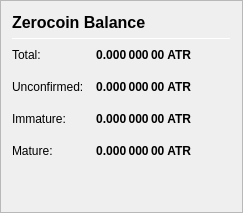
                   <widget class="QFrame" name="frame_ZerocoinBalances">
                    <property name="frameShape">
                     <enum>QFrame::StyledPanel</enum>
                    </property>
                    <property name="frameShadow">
                     <enum>QFrame::Raised</enum>
                    </property>
                    <layout class="QVBoxLayout" name="verticalLayout_7">
                     <item>
                      <layout class="QHBoxLayout" name="horizontalLayout_8" stretch="0">
                       <item>
                        <widget class="QLabel" name="label_5z_3">
                         <property name="minimumSize">
                          <size>
                           <width>0</width>
                           <height>20</height>
                          </size>
                         </property>
                         <property name="font">
                          <font>
                           <pointsize>12</pointsize>
                           <weight>75</weight>
                           <bold>true</bold>
                          </font>
                         </property>
                         <property name="text">
                          <string>Zerocoin Balance</string>
                         </property>
                        </widget>
                       </item>
                      </layout>
                     </item>
                     <item>
                      <widget class="Line" name="line_ZerocoinBalance">
                       <property name="minimumSize">
                        <size>
                         <width>0</width>
                         <height>1</height>
                        </size>
                       </property>
                       <property name="maximumSize">
                        <size>
                         <width>16777215</width>
                         <height>1</height>
                        </size>
                       </property>
                       <property name="orientation">
                        <enum>Qt::Horizontal</enum>
                       </property>
                      </widget>
                     </item>
                     <item>
                      <layout class="QGridLayout" name="gridLayout_5">
                       <property name="spacing">
                        <number>12</number>
                       </property>
                       <item row="4" column="0">
                        <widget class="QLabel" name="labelzBalanceMatureText">
                         <property name="toolTip">
                          <string>Mature: more than 20 confirmation and more than 3 mints of the same denomination after it was minted.
These zATR are spendable.</string>
                         </property>
                         <property name="text">
                          <string>Mature:</string>
                         </property>
                        </widget>
                       </item>
                       <item row="1" column="1">
                        <widget class="QLabel" name="labelzBalance">
                         <property name="font">
                          <font>
                           <weight>75</weight>
                           <bold>true</bold>
                          </font>
                         </property>
                         <property name="cursor">
                          <cursorShape>IBeamCursor</cursorShape>
                         </property>
                         <property name="toolTip">
                          <string>All available zATR, unconfirmed and immature zATR included.</string>
                         </property>
                         <property name="text">
                          <string notr="true">0.000 000 00 ATR</string>
                         </property>
                         <property name="alignment">
                          <set>Qt::AlignRight|Qt::AlignTrailing|Qt::AlignVCenter</set>
                         </property>
                         <property name="textInteractionFlags">
                          <set>Qt::LinksAccessibleByMouse|Qt::TextSelectableByKeyboard|Qt::TextSelectableByMouse</set>
                         </property>
                        </widget>
                       </item>
                       <item row="1" column="0">
                        <widget class="QLabel" name="labelzBalanceText">
                         <property name="toolTip">
                          <string>All available zATR, unconfirmed and immature zATR included.</string>
                         </property>
                         <property name="text">
                          <string>Total:</string>
                         </property>
                        </widget>
                       </item>
                       <item row="1" column="2">
                        <spacer name="horizontalSpacer_8">
                         <property name="orientation">
                          <enum>Qt::Horizontal</enum>
                         </property>
                         <property name="sizeHint" stdset="0">
                          <size>
                           <width>40</width>
                           <height>20</height>
                          </size>
                         </property>
                        </spacer>
                       </item>
                       <item row="4" column="2">
                        <spacer name="horizontalSpacer_4">
                         <property name="orientation">
                          <enum>Qt::Horizontal</enum>
                         </property>
                         <property name="sizeHint" stdset="0">
                          <size>
                           <width>40</width>
                           <height>20</height>
                          </size>
                         </property>
                        </spacer>
                       </item>
                       <item row="4" column="1">
                        <widget class="QLabel" name="labelzBalanceMature">
                         <property name="font">
                          <font>
                           <weight>75</weight>
                           <bold>true</bold>
                          </font>
                         </property>
                         <property name="toolTip">
                          <string>Mature: more than 20 confirmation and more than 3 mints of the same denomination after it was minted.
These zATR are spendable.</string>
                         </property>
                         <property name="text">
                          <string>0.000 000 00 ATR</string>
                         </property>
                         <property name="alignment">
                          <set>Qt::AlignRight|Qt::AlignTrailing|Qt::AlignVCenter</set>
                         </property>
                        </widget>
                       </item>
                       <item row="2" column="0">
                        <widget class="QLabel" name="labelzBalanceUnconfirmedText">
                         <property name="toolTip">
                          <string>Unconfirmed: less than 20 confirmations
Immature: confirmed, but less than 3 mints of the same denomination after it was minted</string>
                         </property>
                         <property name="text">
                          <string>Unconfirmed:</string>
                         </property>
                        </widget>
                       </item>
                       <item row="2" column="1">
                        <widget class="QLabel" name="labelzBalanceUnconfirmed">
                         <property name="font">
                          <font>
                           <weight>75</weight>
                           <bold>true</bold>
                          </font>
                         </property>
                         <property name="toolTip">
                          <string>Unconfirmed: less than 20 confirmations
Immature: confirmed, but less than 3 mints of the same denomination after it was minted</string>
                         </property>
                         <property name="text">
                          <string>0.000 000 00 ATR</string>
                         </property>
                         <property name="alignment">
                          <set>Qt::AlignRight|Qt::AlignTrailing|Qt::AlignVCenter</set>
                         </property>
                        </widget>
                       </item>
                       <item row="2" column="2">
                        <spacer name="horizontalSpacer_5">
                         <property name="orientation">
                          <enum>Qt::Horizontal</enum>
                         </property>
                         <property name="sizeHint" stdset="0">
                          <size>
                           <width>40</width>
                           <height>20</height>
                          </size>
                         </property>
                        </spacer>
                       </item>
                       <item row="3" column="0">
                        <widget class="QLabel" name="labelzBalanceImmatureText">
                         <property name="toolTip">
                          <string>Unconfirmed: less than 20 confirmations
Immature: confirmed, but less than 3 mints of the same denomination after it was minted</string>
                         </property>
                         <property name="text">
                          <string>Immature:</string>
                         </property>
                        </widget>
                       </item>
                       <item row="3" column="1">
                        <widget class="QLabel" name="labelzBalanceImmature">
                         <property name="font">
                          <font>
                           <weight>75</weight>
                           <bold>true</bold>
                          </font>
                         </property>
                         <property name="toolTip">
                          <string>Unconfirmed: less than 20 confirmations
Immature: confirmed, but less than 3 mints of the same denomination after it was minted</string>
                         </property>
                         <property name="text">
                          <string>0.000 000 00 ATR</string>
                         </property>
                         <property name="alignment">
                          <set>Qt::AlignRight|Qt::AlignTrailing|Qt::AlignVCenter</set>
                         </property>
                        </widget>
                       </item>
                       <item row="3" column="2">
                        <spacer name="horizontalSpacer_7">
                         <property name="orientation">
                          <enum>Qt::Horizontal</enum>
                         </property>
                         <property name="sizeHint" stdset="0">
                          <size>
                           <width>40</width>
                           <height>20</height>
                          </size>
                         </property>
                        </spacer>
                       </item>
                      </layout>
                     </item>
                     <item>
                      <spacer name="verticalSpacer_4">
                       <property name="orientation">
                        <enum>Qt::Vertical</enum>
                       </property>
                       <property name="sizeHint" stdset="0">
                        <size>
                         <width>20</width>
                         <height>40</height>
                        </size>
                       </property>
                      </spacer>
                     </item>
                    </layout>
                   </widget>
